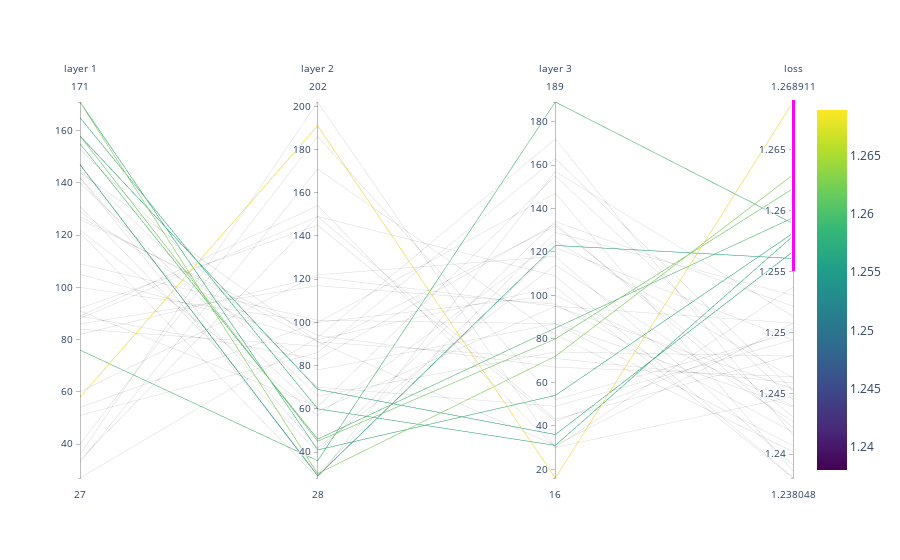

Here is the notebook cell this chart was saved with:
### Code cell
import plotly
import plotly.graph_objects as go
import plotly.express as px
import pandas as pd


plotly.io.orca.config.executable = '/home/anton/anaconda3/bin/orca'

df = pd.read_csv(
    '/home/anton/h-elmo/expres/correlation/batch/nn_const/3/num_nodes_and_loss.csv',
)

fig = go.Figure(data=
    go.Parcoords(
        line = dict(color = df['loss'],
                   colorscale = px.colors.sequential.Viridis,
                   showscale = True),
        dimensions = list([
            dict(values=df['layer 1'], label='layer 1'),
            dict(values=df['layer 2'], label='layer 2'),
            dict(values=df['layer 3'], label='layer 3'),
            dict(constraintrange = [1.255,1.27], values = df['loss'], label='loss'),
        ]
        )
    )
)
fig.write_image('/home/anton/h-elmo/expres/correlation/batch/nn_const/3/worst.png')
fig.show()

### Figure 1 — Plotly figure (JSON) as saved in the notebook; plotly's stock layout.template omitted (floating-point values rounded to 4 significant figures)
{"data": [{"dimensions": [{"label": "layer 1", "values": [27, 33, 34, 36, 40, 51, 54, 58, 60, 76, 82, 84, 86, 88, 89, 89, 91, 92, 100, 105, 109, 121, 122, 126, 127, 129, 131, 140, 142, 142, 144, 145, 147, 147, 153, 155, 158, 158, 165, 171, 171]}, {"label": "layer 2", "values": [93, 171, 149, 202, 186, 86, 100, 191, 122, 36, 121, 89, 117, 149, 83, 154, 61, 145, 100, 92, 101, 28, 57, 94, 91, 78, 40, 59, 30, 42, 91, 66, 29, 29, 70, 46, 45, 69, 60, 30, 41]}, {"label": "layer 3", "values": [172, 82, 109, 30, 52, 163, 147, 16, 118, 189, 95, 132, 96, 43, 133, 30, 155, 42, 100, 104, 87, 157, 125, 67, 71, 87, 134, 95, 129, 114, 31, 74, 122, 123, 49, 85, 80, 36, 31, 72, 54]}, {"constraintrange": [1.255, 1.27], "label": "loss", "values": [1.242, 1.24, 1.238, 1.254, 1.25, 1.245, 1.239, 1.269, 1.239, 1.259, 1.245, 1.243, 1.242, 1.248, 1.242, 1.245, 1.244, 1.25, 1.244, 1.238, 1.241, 1.251, 1.246, 1.246, 1.246, 1.244, 1.252, 1.251, 1.253, 1.243, 1.251, 1.248, 1.249, 1.256, 1.249, 1.259, 1.262, 1.257, 1.258, 1.263, 1.258]}], "line": {"color": [1.242, 1.24, 1.238, 1.254, 1.25, 1.245, 1.239, 1.269, 1.239, 1.259, 1.245, 1.243, 1.242, 1.248, 1.242, 1.245, 1.244, 1.25, 1.244, 1.238, 1.241, 1.251, 1.246, 1.246, 1.246, 1.244, 1.252, 1.251, 1.253, 1.243, 1.251, 1.248, 1.249, 1.256, 1.249, 1.259, 1.262, 1.257, 1.258, 1.263, 1.258], "colorscale": [[0, "#440154"], [0.1111, "#482878"], [0.2222, "#3e4989"], [0.3333, "#31688e"], [0.4444, "#26828e"], [0.5556, "#1f9e89"], [0.6667, "#35b779"], [0.7778, "#6ece58"], [0.8889, "#b5de2b"], [1, "#fde725"]], "showscale": true}, "type": "parcoords"}], "layout": {}}
